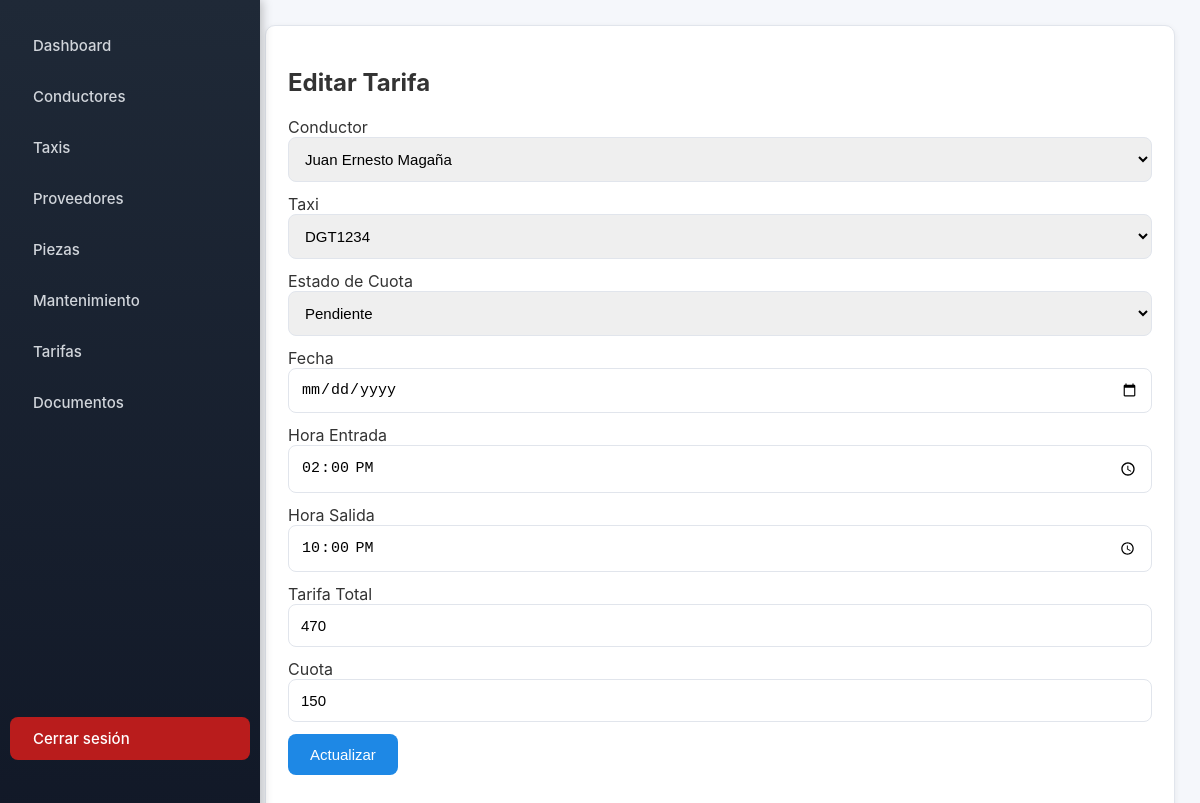
The app's page /paginas/tarifas/editar.php?id=2 (signed in) with its own data.
### tables this page shows
CREATE TABLE IF NOT EXISTS `tarifas` (
  `CVE_CONDUCTOR` int(11) DEFAULT NULL,
  `CVE_TAXI` int(11) DEFAULT NULL,
  `CVE_ESTADO_CUOTA` int(11) DEFAULT NULL,
  `FECHA` datetime DEFAULT NULL,
  `HORA_ENTRADA` time DEFAULT NULL,
  `HORA_SALIDA` time DEFAULT NULL,
  `TARIFA_TOTAL` decimal(10,0) DEFAULT NULL,
  `CUOTA` decimal(10,0) DEFAULT NULL,
  `CVE_TARIFAS` int(11) NOT NULL AUTO_INCREMENT,
  PRIMARY KEY (`CVE_TARIFAS`),
  KEY `FK_REFERENCE_4` (`CVE_CONDUCTOR`),
  KEY `FK_REFERENCE_5` (`CVE_TAXI`),
  KEY `FK_REFERENCE_6` (`CVE_ESTADO_CUOTA`),
  CONSTRAINT `FK_REFERENCE_4` FOREIGN KEY (`CVE_CONDUCTOR`) REFERENCES `conductores` (`CVE_CONDUCTOR`),
  CONSTRAINT `FK_REFERENCE_5` FOREIGN KEY (`CVE_TAXI`) REFERENCES `taxis` (`CVE_TAXI`),
  CONSTRAINT `FK_REFERENCE_6` FOREIGN KEY (`CVE_ESTADO_CUOTA`) REFERENCES `estados_cuota` (`CVE_ESTADO_CUOTA`)
);

CREATE TABLE IF NOT EXISTS `conductores` (
  `NOMBRE` varchar(50) DEFAULT NULL,
  `APELLIDO_PATERNO` varchar(50) DEFAULT NULL,
  `APELLIDO_MATERNO` varchar(50) DEFAULT NULL,
  `LICENCIA` varchar(25) DEFAULT NULL,
  `TELEFONO` varchar(15) DEFAULT NULL,
  `DIRECCION` varchar(100) DEFAULT NULL,
  `CVE_CONDUCTOR` int(11) NOT NULL AUTO_INCREMENT,
  PRIMARY KEY (`CVE_CONDUCTOR`)
);

CREATE TABLE IF NOT EXISTS `estados_cuota` (
  `DESCRIPCION` varchar(50) DEFAULT NULL,
  `CVE_ESTADO_CUOTA` int(11) NOT NULL AUTO_INCREMENT,
  PRIMARY KEY (`CVE_ESTADO_CUOTA`)
);

### paginas/tarifas/editar.php (the view, shortened to what this page needs)
<?php
include '../../conexion.php';
include '../../includes/menu.php';
$id = intval($_GET["id"]);
$stmt = $conn->prepare("SELECT * FROM TARIFAS WHERE CVE_TARIFAS=?");
$stmt->bind_param("i", $id);
$stmt->execute();
$tarifa = $stmt->get_result()->fetch_assoc();
$conductores = $conn->query("SELECT * FROM CONDUCTORES ORDER BY NOMBRE ASC");
$taxis = $conn->query("SELECT * FROM TAXIS ORDER BY PLACA ASC");
$estados = $conn->query("SELECT * FROM ESTADOS_CUOTA");
?>
<div class="card">
    <h2>Editar Tarifa</h2>
    <form method="post">
        <label>Conductor</label>
        <select class="input" name="CVE_CONDUCTOR">
            <?php while($c = $conductores->fetch_assoc()): ?>
                <option value="<?= $c['CVE_CONDUCTOR'] ?>"
                    <?= $c['CVE_CONDUCTOR'] == $tarifa['CVE_CONDUCTOR'] ? 'selected' : '' ?>>
                    <?= $c['NOMBRE'] . " " . $c['APELLIDO_PATERNO'] ?>
                </option>
            <?php endwhile; ?>
        </select>
        <label>Taxi</label>
        <select class="input" name="CVE_TAXI">
            <?php while($x = $taxis->fetch_assoc()): ?>
                <option value="<?= $x['CVE_TAXI'] ?>"
                    <?= $x['CVE_TAXI'] == $tarifa['CVE_TAXI'] ? 'selected' : '' ?>>
                    <?= $x['PLACA'] ?>
                </option>
            <?php endwhile; ?>
        </select>
        <label>Estado de Cuota</label>
        <select class="input" name="CVE_ESTADO_CUOTA">
            <?php while($e = $estados->fetch_assoc()): ?>
                <option value="<?= $e['CVE_ESTADO_CUOTA'] ?>"
                    <?= $e['CVE_ESTADO_CUOTA'] == $tarifa['CVE_ESTADO_CUOTA'] ? 'selected' : '' ?>>
                    <?= $e['DESCRIPCION'] ?>
                </option>
            <?php endwhile; ?>
        </select>
        <label>Fecha</label>
        <input type="date" class="input" name="FECHA" value="<?= $tarifa['FECHA'] ?>">
        <label>Hora Entrada</label>
        <input type="time" class="input" name="HORA_ENTRADA" value="<?= $tarifa['HORA_ENTRADA'] ?>">
        <label>Hora Salida</label>
        <input type="time" class="input" name="HORA_SALIDA" value="<?= $tarifa['HORA_SALIDA'] ?>">
        <label>Tarifa Total</label>
        <input class="input" type="number" step="0.01" name="TARIFA_TOTAL" value="<?= $tarifa['TARIFA_TOTAL'] ?>">
        <label>Cuota</label>
        <input class="input" type="number" step="0.01" name="CUOTA" value="<?= $tarifa['CUOTA'] ?>">
        <button class="button">Actualizar</button>
    </form>
</div>
<?php include '../../includes/footer.php'; ?>

### css/estilos.css (style rules this page uses)
* { transition: all .15s ease-in-out; }
.card { background: var(--card); padding: 22px; border-radius: 10px; box-shadow:0 2px 6px rgba(0,0,0,.07); border:1px solid var(--borde); margin-bottom:20px; animation: fadeIn .4s ease; }
.button { background: var(--color-primario); border:none; color:white; padding:12px 22px; border-radius:8px; cursor:pointer; font-size:15px; display:inline-block; text-decoration:none; }
.input, input, select, textarea { width:100%; padding:12px; border-radius:8px; border:1px solid var(--borde); margin-bottom:12px; font-size:15px; }

### records on screen
tarifas: CVE_CONDUCTOR "Juan Ernesto Magaña", CVE_ESTADO_CUOTA "Pendiente", HORA_ENTRADA "14:00:00", HORA_SALIDA "22:00:00", TARIFA_TOTAL "470", CUOTA "150"

### other values on screen
form field CVE_TAXI "DGT1234"
